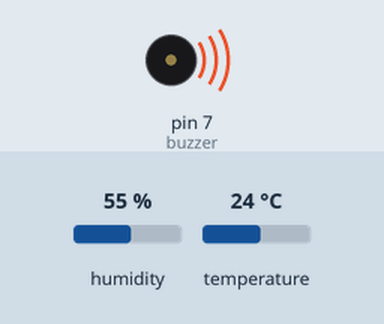
This sketch was run on a simulated Arduino Uno, built with avr-gcc and run on an emulated ATmega328P. Shown: buzzer (waves = sounding). Inputs (shaded band) come from the test bench; at power-on: temperature 24 °C, humidity 55 %. What the sketch prints to the serial monitor is not drawn.

Above: at 3.6 s.
3.7 s: temperature set to 21 °C
At 5.1 s:
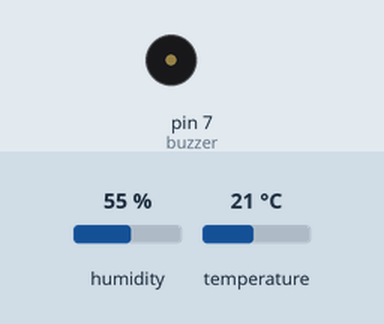
9.3 s: temperature set to 18 °C
At 10.5 s:
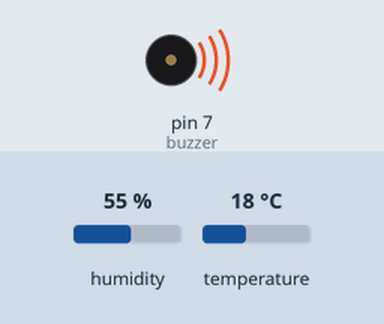
Timing chart, 0 to 22.7 s (numbered marks = the images above; inputs shaded):
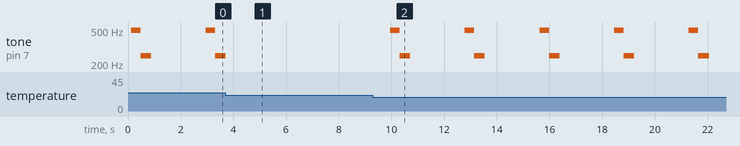

Measured:
- the behaviour switches between 23 and 22 °C on temperature (found by bisection; images 0 and 1)
- the behaviour switches between 20 and 19 °C on temperature (found by bisection; images 1 and 2)
- after the input at 3.7 s, tone on pin 7 (buzzer): goes on until 3.7 s, then stays silent
- after the input at 9.3 s, tone on pin 7 (buzzer): silent → 496 Hz after 0.65 s, then repeats every 2.8 s: 249 Hz 0.40 s, silent 2.1 s, 496 Hz 0.36 s
- by itself, tone on pin 7 (buzzer): plays 496 Hz for 0.36 s, 249 Hz for 0.40 s, 496 Hz for 0.36 s, 249 Hz for 0.39 s

The sketch:

temp_checker.ino
```cpp
//www.elegoo.com
//2016.12.9

#include <SimpleDHT.h>

// for DHT11,
//      VCC: 5V or 3V
//      GND: GND
//      DATA: 2
int pinDHT11 = 2;
SimpleDHT11 dht11;
int buzzer = 7;

void setup() {
  Serial.begin(9600);
  pinMode(buzzer, OUTPUT);
}

void noise() {
   unsigned char i;

   //output an frequency
   for(i=0;i<180;i++)
   {
    digitalWrite(buzzer,HIGH);
    delay(1);//wait for 1ms
    digitalWrite(buzzer,LOW);
    delay(1);//wait for 1ms
    }
    //output another frequency
     for(i=0;i<100;i++)
      {
        digitalWrite(buzzer,HIGH);
        delay(2);//wait for 2ms
        digitalWrite(buzzer,LOW);
        delay(2);//wait for 2ms
      }
  }

void loop() {
  // start working...
  Serial.println("=================================");
  Serial.println("Sample DHT11...");
  // read with raw sample data.
  byte temperature = 0;
  byte humidity = 0;
  byte data[40] = {0};
  char result[10]; //= "arduino";
  if (dht11.read(pinDHT11, &temperature, &humidity, data)) {
    Serial.print("Read DHT11 failed");
    return;
  }

  Serial.print("Sample RAW Bits: ");
  Serial.print("Sample  ");

  for (int i = 0; i < 40; i++) {
    Serial.print((int)data[i]);
    if (i > 0 && ((i + 1) % 4) == 0) {
      Serial.print(' ');
    }
  }
  Serial.println("");
  if (temperature < 20 || temperature > 22){
    Serial.print("bad ");
    noise();
  }
  else {
    Serial.print("OK ");
  }


  Serial.print((int)temperature); Serial.print(" *C, ");
  Serial.print((int)humidity); Serial.println(" %");

  // DHT11 sampling rate is 1HZ.
  delay(2000);
}
```
